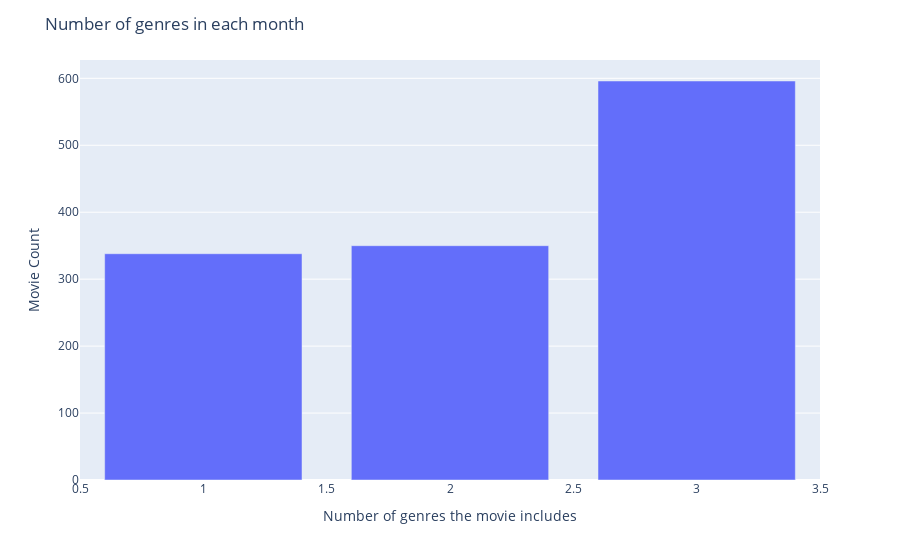

Notebook code for this chart:
### Code cell
#Genre
#Data cleaning
movie_details.loc[movie_details['genre']=='Romance |Drama','genre'] = ['Romance | Drama']
movie_details.loc[movie_details['genre']=='Action |Crime','genre'] = ['Action | Crime']
movie_details.loc[movie_details['genre']=='Action |Romance','genre'] = ['Action | Romance']
movie_details.loc[movie_details['genre']=='Romance |Drama |Musical','genre'] = ['Romance | Drama | Musical']
movie_details.loc[movie_details['genre']=='Romance |Musical |Drama','genre'] = ['Romance | Musical | Drama']
movie_details.loc[movie_details['genre']=='Action |Drama |Adventure','genre'] = ['Action | Drama | Adventure']
movie_details.loc[movie_details['genre'].isna(),'genre']=['Drama','Drama']

a = movie_details['genre'].apply(lambda x:(len(x.split(' | ')))).value_counts()
fig = px.bar(x = np.array(a.index),y=a)
fig.update_layout(yaxis_title = 'Movie Count',xaxis_title = 'Number of genres the movie includes'
                  ,title = 'Number of genres in each month')
fig.show()

### Figure 1 — Plotly figure (JSON) as saved in the notebook; plotly's stock layout.template omitted (floating-point values rounded to 4 significant figures)
{"data": [{"alignmentgroup": "True", "hovertemplate": "x=%{x}<br>y=%{y}<extra></extra>", "legendgroup": "", "marker": {"color": "#636efa"}, "name": "", "offsetgroup": "", "orientation": "v", "showlegend": false, "textposition": "auto", "type": "bar", "x": [3, 2, 1], "xaxis": "x", "y": [596, 350, 338], "yaxis": "y"}], "layout": {"barmode": "relative", "legend": {"tracegroupgap": 0}, "margin": {"t": 60}, "title": {"text": "Number of genres in each month"}, "xaxis": {"anchor": "y", "domain": [0, 1], "title": {"text": "Number of genres the movie includes"}}, "yaxis": {"anchor": "x", "domain": [0, 1], "title": {"text": "Movie Count"}}}}
